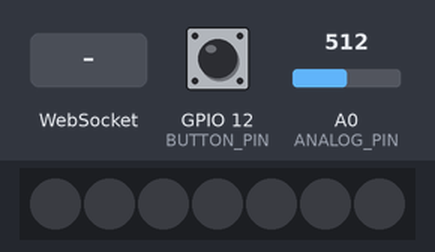
The sketch below on a simulated ESP8266 (NodeMCU). Shown: 7 RGB LEDs in strip order, left to right. Inputs (shaded band) come from the test bench; at power-on: GPIO 12 (BUTTON_PIN) HIGH, A0 (ANALOG_PIN) = 512. Dim RGB values are drawn brighter than linear; WiFi joins after 1.5 s; servers stay silent unless stated; storage starts empty; what the sketch prints to the serial monitor is not drawn.

Above: at 3.2 s.
3.3 s: WebSocket text "v1" received
At 4.5 s:
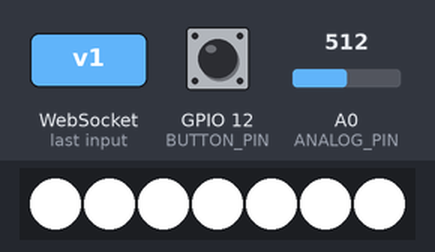
4.8 s: GPIO 12 (BUTTON_PIN) pulled LOW for 3.2 s
At 8.8 s:
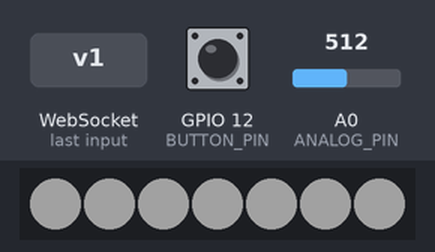
9.5 s: GPIO 12 (BUTTON_PIN) pulled LOW for 0.15 s
At 10.8 s:
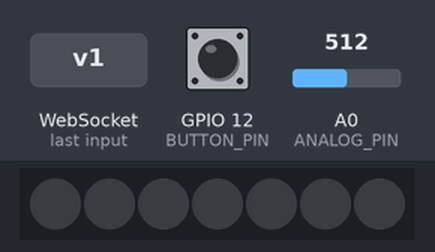
11.1 s: GPIO 12 (BUTTON_PIN) pulled LOW for 1 s
At 13.4 s:
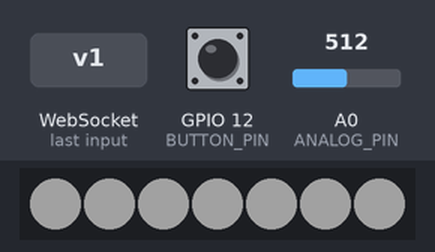
Timing chart, 0 to 14.6 s (numbered marks = the images above; inputs shaded):
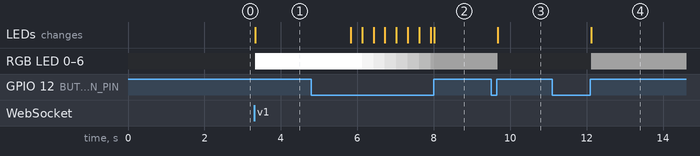

Measured:
- after the input at 3.3 s, RGB LED 0–6: off → RGB(254, 254, 254) at once; the LEDs: change at once (image 1)
- after the input at 4.8 s, RGB LED 0–6: RGB(254, 254, 254) → RGB(253, 253, 253) after 1.0 s, → RGB(223, 223, 223) 0.30 s later, → RGB(193, 193, 193) 0.30 s later, → RGB(163, 163, 163) 0.30 s later, … (9 changes in this stretch)
- after the input at 9.5 s, RGB LED 0–6: RGB(34, 34, 34) → off after 0.17 s; the LEDs: change after 0.17 s (image 3)
- after the input at 11.1 s, RGB LED 0–6: off → RGB(34, 34, 34) after 1.0 s; the LEDs: change after 1.0 s (image 4)

The sketch:

BasicOTA_pocketlight.ino
```cpp
// (licence header left out)
// Import required libraries
#include <Arduino.h>
#include <ESP8266WiFi.h>
#include <ESPAsyncTCP.h>
#include <ESPAsyncWebServer.h>
#include "LittleFS.h"
#include <Arduino_JSON.h>
#include <AsyncElegantOTA.h>
#include <Adafruit_NeoPixel.h>
#include <AceButton.h>
#include <Ticker.h>
using namespace ace_button;

// Replace with your network credentials
const char* ssid = "Frontier9200";
const char* password = "5488291889";

// Create AsyncWebServer object on port 80
AsyncWebServer server(80);

// Create a WebSocket object
AsyncWebSocket ws("/ws");

// Set number of outputs
//#define NUM_OUTPUTS 4
#define PIXEL_PIN   2
#define PIXEL_COUNT 7
const int ANALOG_PIN = A0;
const int BUTTON_PIN =  12; //gnd is tied to pin 8

AceButton button(BUTTON_PIN);
// Forward reference to prevent Arduino compiler becoming confused.
void handleEvent(AceButton*, uint8_t, uint8_t);

Ticker voltageMonitorTicker;
Ticker brightnessAdjustTicker;

// Declare our NeoPixel strip object:
Adafruit_NeoPixel strip = Adafruit_NeoPixel(PIXEL_COUNT, PIXEL_PIN, NEO_GRB + NEO_KHZ800);
// Argument 1 = Number of pixels in NeoPixel strip
// Argument 2 = Arduino pin number (most are valid)
// Argument 3 = Pixel type flags, add together as needed:
//   NEO_KHZ800  800 KHz bitstream (most NeoPixel products w/WS2812 LEDs)
//   NEO_KHZ400  400 KHz (classic 'v1' (not v2) FLORA pixels, WS2811 drivers)
//   NEO_GRB     Pixels are wired for GRB bitstream (most NeoPixel products)
//   NEO_RGB     Pixels are wired for RGB bitstream (v1 FLORA pixels, not v2)
//   NEO_RGBW    Pixels are wired for RGBW bitstream (NeoPixel RGBW products)

// Assign each GPIO to an output
//int outputGPIOs[NUM_OUTPUTS] = {4, 5, 13, 14};
int ledState = 0;
int analogValue = 0;

// Initialize LittleFS
void initLittleFS() {
  if (!LittleFS.begin()) {
    Serial.println("An error has occurred while mounting LittleFS");
  }
  Serial.println("LittleFS mounted successfully");
}

// Initialize WiFi
void initWiFi() {
  WiFi.mode(WIFI_STA);
  WiFi.begin(ssid, password);
  Serial.print("Connecting to WiFi ..");
  while (WiFi.status() != WL_CONNECTED) {
    Serial.print('.');
    delay(1000);
  }
  Serial.println(WiFi.localIP());
}

String getOutputStates() {
  JSONVar myArray;
  //  for (int i = 0; i < NUM_OUTPUTS; i++) {
  //    myArray["gpios"][i]["output"] = String(outputGPIOs[i]);
  //    myArray["gpios"][i]["state"] = String(digitalRead(outputGPIOs[i]));
  //  }
  myArray["gpios"][0]["output"] = String(PIXEL_PIN);
  //  myArray["gpios"][0]["state"] = String(strip.getPixelColor(0);
  myArray["gpios"][0]["state"] = ledState;
  myArray["gpios"][0]["color"][0] = (uint8_t)(strip.getPixelColor(0) >> 16);
  myArray["gpios"][0]["color"][1] = (uint8_t)(strip.getPixelColor(0) >> 8);
  myArray["gpios"][0]["color"][2] = (uint8_t)(strip.getPixelColor(0));
  myArray["voltage"] = getVoltage();
  String jsonString = JSON.stringify(myArray);
  return jsonString;
}

String getDeviceStates() {
  JSONVar myArray;
  //  for (int i = 0; i < NUM_OUTPUTS; i++) {
  //    myArray["gpios"][i]["output"] = String(outputGPIOs[i]);
  //    myArray["gpios"][i]["state"] = String(digitalRead(outputGPIOs[i]));
  //  }
  //  myArray["gpios"][0]["output"] = String(PIXEL_PIN);
  //  myArray["gpios"][0]["state"] = String(strip.getPixelColor(0);
  //  myArray["gpios"][0]["state"] = ledState;
  //  myArray["gpios"][0]["color"][0] = (uint8_t)(strip.getPixelColor(0)>>16);
  //  myArray["gpios"][0]["color"][1] = (uint8_t)(strip.getPixelColor(0)>>8);
  //  myArray["gpios"][0]["color"][2] = (uint8_t)(strip.getPixelColor(0));
  myArray["voltage"] = getVoltage();
  String jsonString = JSON.stringify(myArray);
  return jsonString;
}

void notifyClients(String state) {
  ws.textAll(state);
}

void handleWebSocketMessage(void *arg, uint8_t *data, size_t len) {
  AwsFrameInfo *info = (AwsFrameInfo*)arg;
  if (info->final && info->index == 0 && info->len == len && info->opcode == WS_TEXT) {
    data[len] = 0;

    if (strcmp((char*)data, "states") == 0) {
      notifyClients(getOutputStates());
    }
    else {
      int gpio = atoi((char*)data);
      //      digitalWrite(gpio, !digitalRead(gpio));
      toggleLED();
      notifyClients(getOutputStates());
    }
  }
}

uint8 brightnessColor[3] = {254, 254, 254};

void toggleLED() {

  if (ledState == 0) {
    led_set(brightnessColor[0], brightnessColor[1], brightnessColor[2]);
    ledState = 1;
  } else {
    led_set(0, 0, 0);
    ledState = 0;
  }
}

bool brightnessDirection = false;
bool longPressed = false;

void longPress() {
  longPressed = true;
}

void adjustBrightness() {
  if (!longPressed){
    return;
  }
  if (!ledState){
    return;
  }
  if (brightnessDirection == true) {
    if (brightnessColor[0] < 254) {
      brightnessColor[0] = brightnessColor[0] + 1;
      brightnessColor[1] = brightnessColor[1] + 1;
      brightnessColor[2] = brightnessColor[2] + 1;
    }
  }
  else if (brightnessColor[0] > 1) {
    brightnessColor[0] = brightnessColor[0] - 1;
    brightnessColor[1] = brightnessColor[1] - 1;
    brightnessColor[2] = brightnessColor[2] - 1;
  }

  led_set(brightnessColor[0], brightnessColor[1], brightnessColor[2]);
}

void adjustBrightnessDirection() {
  brightnessDirection = !brightnessDirection;
  longPressed = false;
}

void led_set(uint8 R, uint8 G, uint8 B) {
  for (int i = 0; i < PIXEL_COUNT; i++) {
    strip.setPixelColor(i, strip.Color(R, G, B));
    strip.show();
  }
}

void onEvent(AsyncWebSocket *server, AsyncWebSocketClient *client, AwsEventType type,
             void *arg, uint8_t *data, size_t len) {
  switch (type) {
    case WS_EVT_CONNECT:
      Serial.printf("WebSocket client #%u connected from %s\n", client->id(), client->remoteIP().toString().c_str());
      break;
    case WS_EVT_DISCONNECT:
      Serial.printf("WebSocket client #%u disconnected\n", client->id());
      break;
    case WS_EVT_DATA:
      handleWebSocketMessage(arg, data, len);
      break;
    case WS_EVT_PONG:
    case WS_EVT_ERROR:
      break;
  }
}

void initWebSocket() {
  ws.onEvent(onEvent);
  server.addHandler(&ws);
}

void setup() {
  // Serial port for debugging purposes
  Serial.begin(115200);

  // Set GPIOs as outputs
  //  for (int i = 0; i < NUM_OUTPUTS; i++) {
  //    pinMode(outputGPIOs[i], OUTPUT);
  //  }
  strip.begin(); // Initialize NeoPixel strip object (REQUIRED)
  led_set(0, 0, 0);
  ledState = 0;
  pinMode(BUTTON_PIN, INPUT_PULLUP);

  // Configure the ButtonConfig with the event handler, and enable all higher
  // level events.
  ButtonConfig* buttonConfig = button.getButtonConfig();
  buttonConfig->setEventHandler(handleEvent);
  buttonConfig->setFeature(ButtonConfig::kFeatureClick);
  buttonConfig->setFeature(ButtonConfig::kFeatureDoubleClick);
  buttonConfig->setFeature(ButtonConfig::kFeatureLongPress);
  buttonConfig->setFeature(ButtonConfig::kFeatureSuppressAfterLongPress);
  buttonConfig->setFeature(ButtonConfig::kFeatureRepeatPress);

  button.setEventHandler(handleEvent);

  voltageMonitorTicker.attach(10, handleVoltages);
  brightnessAdjustTicker.attach_ms(10, adjustBrightness);
  initLittleFS();
  initWiFi();
  initWebSocket();

  // Route for root / web page
  server.on("/", HTTP_GET, [](AsyncWebServerRequest * request) {
    request->send(LittleFS, "/index.html", "text/html", false);
  });

  server.serveStatic("/", LittleFS, "/");

  // Start ElegantOTA
  AsyncElegantOTA.begin(&server);

  // Start server
  server.begin();
}

void loop() {
  ws.cleanupClients();
  button.check();
  //  Serial.println(getVoltage());
}

float getVoltage() {
  int analogReading = analogRead(ANALOG_PIN);
  //  VanalogReading/1024 = (Vbatt * 100) / 450
  //  (Vread*450)/(1024*100) = Vbatt
  //  float Vout = ((float)analogReading * 0.00439453125);
  float Vout = analogReading * 4.45 / 1024.0;
  return Vout;
}

void handleEvent(AceButton*, uint8_t eventType, uint8_t) {
  switch (eventType) {
    case AceButton::kEventReleased:
      toggleLED();
      notifyClients(getOutputStates());
      break;
    case AceButton::kEventLongPressed:
      longPress();
      notifyClients(getOutputStates());
      break;
    case AceButton::kEventLongReleased:
      adjustBrightnessDirection();
      notifyClients(getOutputStates());
      break;
  }
}

void handleVoltages()
{
  notifyClients(getDeviceStates());
}
```
